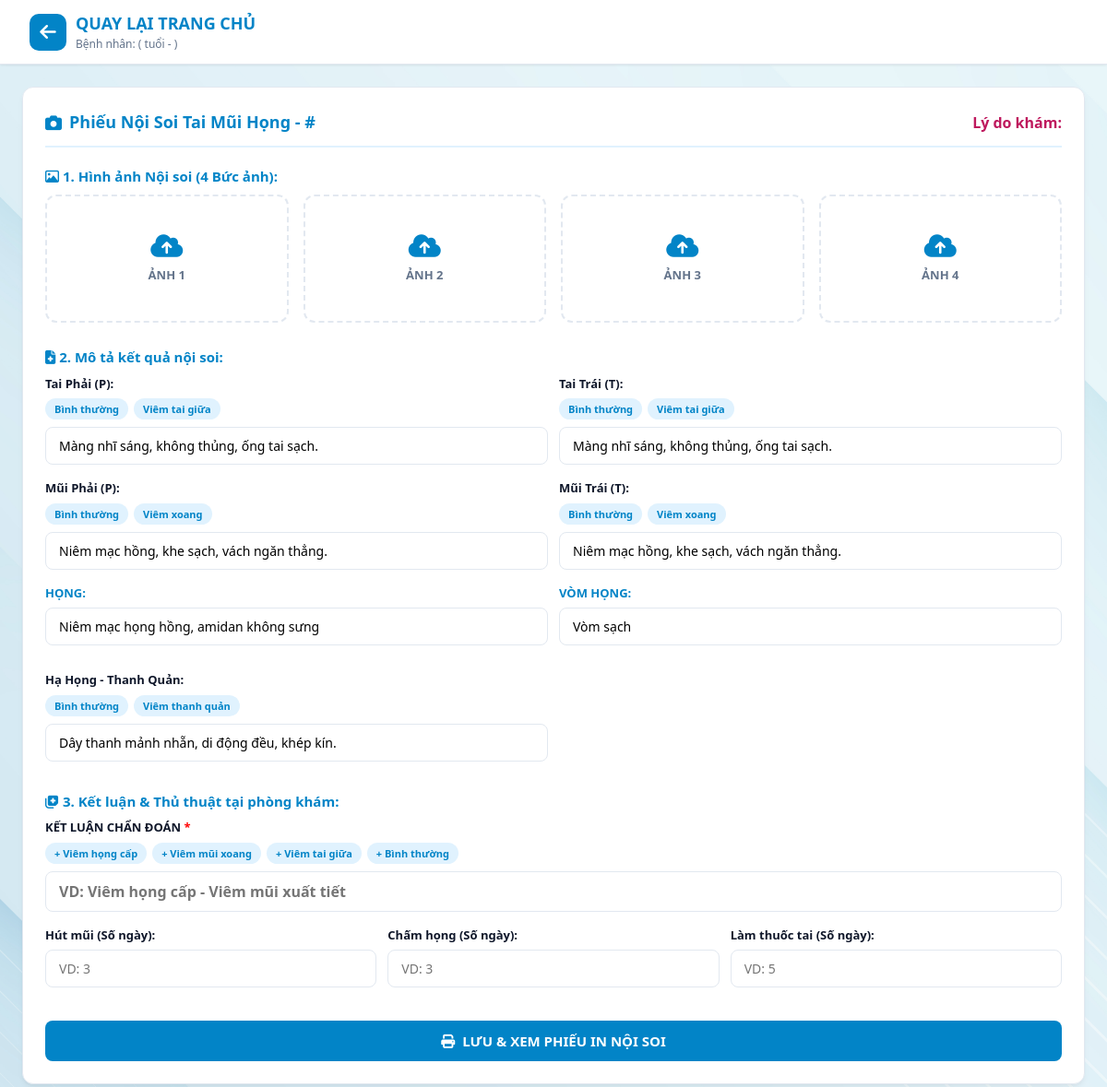
Before: /noisoi/10 with the older database file.
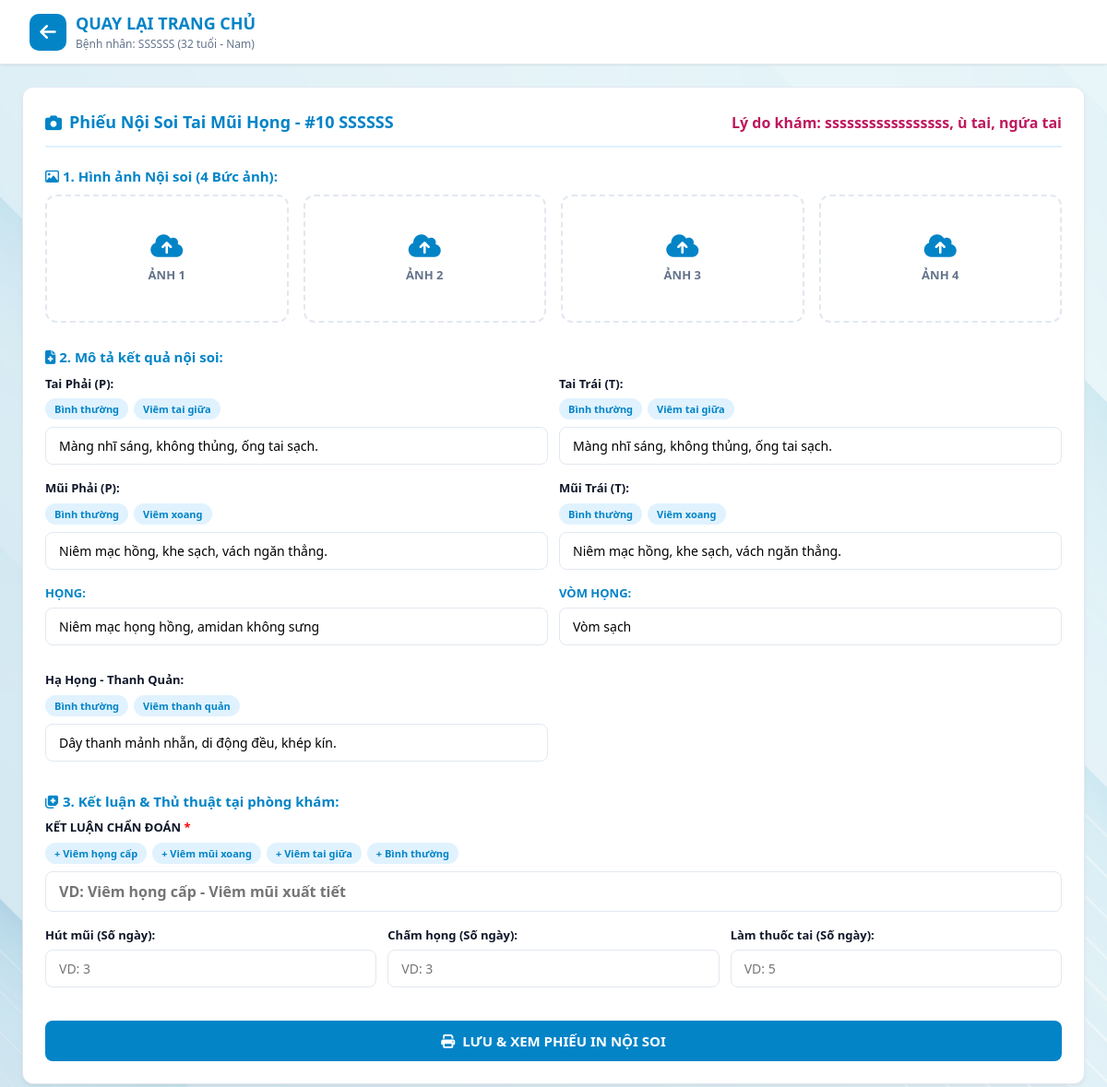
After: the same page with the newer database file.
### tables this page shows
CREATE TABLE patients (
    id INTEGER PRIMARY KEY AUTOINCREMENT,
    full_name TEXT NOT NULL,
    age INTEGER,
    gender TEXT,
    address TEXT,
    symptom TEXT,
    created_at TIMESTAMP DEFAULT CURRENT_TIMESTAMP
);

### app.py (the view, shortened to what this page needs)
@app.route('/noisoi/<int:patient_id>', methods=['GET', 'POST'])
def form_noisoi(patient_id):
    db = get_db()
    patient = db.execute('SELECT * FROM patients WHERE id = ?', (patient_id,)).fetchone()
    return render_template('form_noisoi.html', patient=patient, settings=get_settings())

### app.py (called while the page is built)
def get_db():
    db = getattr(g, '_database', None)
    if db is None:
        db = g._database = sqlite3.connect(app.config['DATABASE'])
        db.row_factory = sqlite3.Row
    return db

@app.teardown_appcontext
def close_connection(exception):
    db = getattr(g, '_database', None)
    if db is not None:
        db.close()

def get_settings():
    db = get_db()
    db.execute('''
        CREATE TABLE IF NOT EXISTS settings (
            key TEXT PRIMARY KEY,
            value TEXT
        )
    ''')
    rows = db.execute('SELECT key, value FROM settings').fetchall()
    return {r['key']: r['value'] for r in rows}

### templates/form_noisoi.html (shortened to what the changed rows need)
<!DOCTYPE html>
<html lang="vi">
<head>
    <link rel="stylesheet" href="https://cdnjs.cloudflare.com/ajax/libs/font-awesome/6.4.0/css/all.min.css">
    <link rel="stylesheet" href="{{ url_for('static', filename='css/style.css') }}">
</head>
<body>
    <header class="app-header">
        <div class="logo-area">
            <a href="/" style="text-decoration: none; color: inherit; display: flex; align-items: center; gap: 10px;">
                <div class="logo-text">
                    <h1>QUAY LẠI TRANG CHỦ</h1>
                    <p>Bệnh nhân: {{ patient.full_name }} ({{ patient.age }} tuổi - {{ patient.gender }})</p>
                </div>
            </a>
        </div>
    </header>
    <main class="main-container" style="grid-template-columns: 1fr; max-width: 1100px;">
        <section class="card">
            <div class="card-header">
                <div class="card-title">
                    <i class="fa-solid fa-camera"></i>
                    <span>Phiếu Nội Soi Tai Mũi Họng - #{{ patient.id }} {{ patient.full_name }}</span>
                </div>
                <div style="font-weight: 600; color: #be185d;">Lý do khám: {{ patient.symptom }}</div>
            </div>
        </section>
    </main>
</body>
</html>

Changed rows visible on the page:
added patients: full_name "SSSSSS", age "32", gender "Nam", id "10", symptom "sssssssssssssssss, ù tai, ngứa tai"
